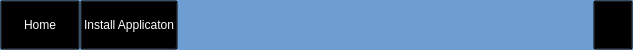
<?xml version="1.0" encoding="UTF-8"?>
<ui version="4.0">
 <class>UiMainMenu</class>
 <widget class="QFrame" name="UiMainMenu">
  <property name="geometry">
   <rect>
    <x>0</x>
    <y>0</y>
    <width>633</width>
    <height>50</height>
   </rect>
  </property>
  <property name="sizePolicy">
   <sizepolicy hsizetype="Expanding" vsizetype="Minimum">
    <horstretch>0</horstretch>
    <verstretch>0</verstretch>
   </sizepolicy>
  </property>
  <property name="minimumSize">
   <size>
    <width>0</width>
    <height>50</height>
   </size>
  </property>
  <property name="maximumSize">
   <size>
    <width>16777215</width>
    <height>50</height>
   </size>
  </property>
  <property name="windowTitle">
   <string>Frame</string>
  </property>
  <property name="styleSheet">
   <string notr="true">background-color: rgb(110, 158, 209);</string>
  </property>
  <property name="frameShape">
   <enum>QFrame::NoFrame</enum>
  </property>
  <property name="frameShadow">
   <enum>QFrame::Plain</enum>
  </property>
  <layout class="QHBoxLayout" name="mainlayout">
   <property name="spacing">
    <number>0</number>
   </property>
   <property name="leftMargin">
    <number>0</number>
   </property>
   <property name="topMargin">
    <number>0</number>
   </property>
   <property name="rightMargin">
    <number>0</number>
   </property>
   <property name="bottomMargin">
    <number>0</number>
   </property>
   <item>
    <widget class="QPushButton" name="homebutton">
     <property name="sizePolicy">
      <sizepolicy hsizetype="Minimum" vsizetype="Expanding">
       <horstretch>0</horstretch>
       <verstretch>0</verstretch>
      </sizepolicy>
     </property>
     <property name="autoFillBackground">
      <bool>false</bool>
     </property>
     <property name="styleSheet">
      <string notr="true">color: rgb(255, 255, 255);
background-color: rgba(0, 0, 0, 0);
selection-background-color: rgba(0, 0, 0, 50);
font: 14pt &quot;Calibri&quot;;</string>
     </property>
     <property name="text">
      <string>Home</string>
     </property>
     <property name="default">
      <bool>false</bool>
     </property>
     <property name="flat">
      <bool>false</bool>
     </property>
    </widget>
   </item>
   <item>
    <widget class="QPushButton" name="installedApplicatonButton">
     <property name="sizePolicy">
      <sizepolicy hsizetype="Minimum" vsizetype="Expanding">
       <horstretch>0</horstretch>
       <verstretch>0</verstretch>
      </sizepolicy>
     </property>
     <property name="styleSheet">
      <string notr="true">color: rgb(255, 255, 255);
background-color: rgba(0, 0, 0, 0);
selection-background-color: rgba(0, 0, 0, 50);
font: 14pt &quot;Calibri&quot;;</string>
     </property>
     <property name="text">
      <string>Install Applicaton</string>
     </property>
    </widget>
   </item>
   <item>
    <spacer name="horizontalSpacer">
     <property name="orientation">
      <enum>Qt::Horizontal</enum>
     </property>
     <property name="sizeHint" stdset="0">
      <size>
       <width>40</width>
       <height>20</height>
      </size>
     </property>
    </spacer>
   </item>
   <item>
    <widget class="QPushButton" name="settingbutton">
     <property name="sizePolicy">
      <sizepolicy hsizetype="Minimum" vsizetype="Expanding">
       <horstretch>0</horstretch>
       <verstretch>0</verstretch>
      </sizepolicy>
     </property>
     <property name="styleSheet">
      <string notr="true">color: rgb(255, 255, 255);
background-color: rgba(0, 0, 0, 0);
selection-background-color: rgba(0, 0, 0, 50);
font: 14pt &quot;Calibri&quot;;</string>
     </property>
     <property name="text">
      <string comment="setting for launcher"/>
     </property>
     <property name="icon">
      <iconset>
       <normalon>:/icon/checkBox on.png</normalon>
      </iconset>
     </property>
    </widget>
   </item>
  </layout>
 </widget>
 <resources/>
 <connections/>
</ui>
